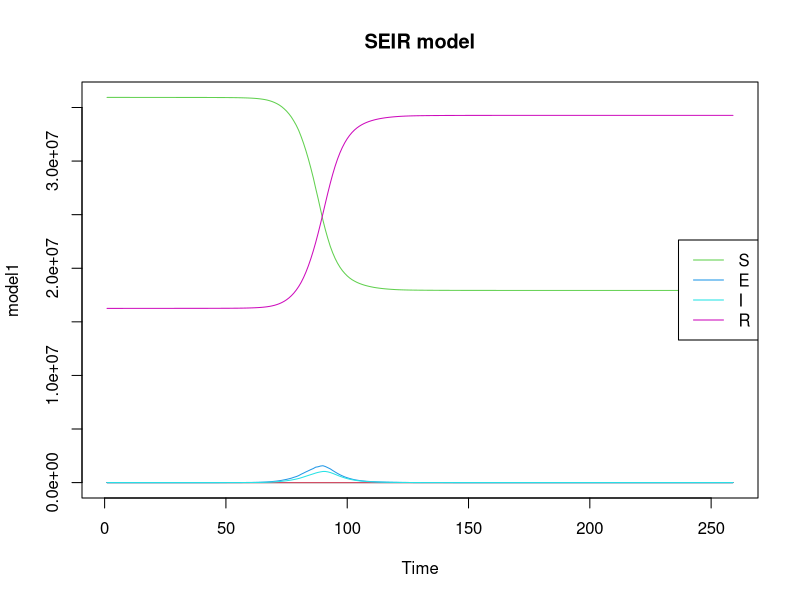
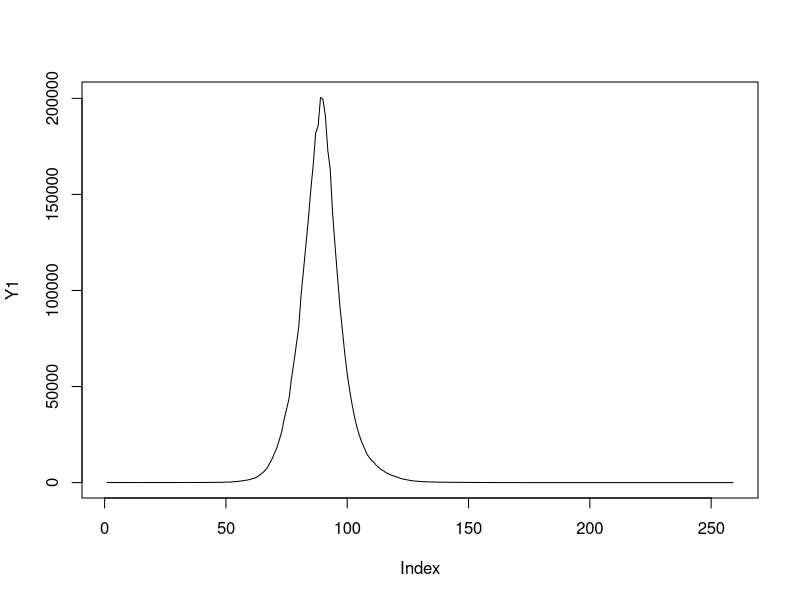

The R script that drew these images, in order:
rm(list=ls())
require(deSolve)
times <- 1:259
N=52196381
sigma <- runif(1, min = 0, max = 1)
## first, simulate a set of random deviates
e <- rnorm(n = length(times) - 1, sd = sqrt(0.01))
## now compute their cumulative sum
e <- c(0, cumsum(e))

beta<- exp(sigma*e)
write.csv(beta,"simulatebeta.csv")


# H1N1 <- function(time, current_state, params){
# 
#   with(as.list(c(current_state, params)),{
#     for(t in 1:times){
#     N <- S+E+I+R
#     dS <- -(beta[t]*S*I)/N
#     dE <- (beta[t]*S*I)/N - E/k
#     dI <- E/k - I/gamma
#     dR <- I/gamma
#    }
#     return(list(c(dS, dE, dI, dR)))
#   })
# }
H1N1 <- function(time, current_state, params){
  
  with(as.list(c(current_state, params)),{
    
      N <- S+E+I+R
      dt <- 1
      dS <- -beta[t]*S*I/N
      dE <- beta[t]*S*I/N - E/k
      dI <- E/k - I/gamma
      dR <- I/gamma
    
    return(list(c(dt, dS, dE, dI, dR)))
  })
}


params <- c(k=1.59, gamma=1.08)

library('truncnorm')
R0 <- rtruncnorm(1, a=0, b=1, mean = 0.15, sd = 0.15)
E0 <-runif(1,-16, -9)
I0 <-runif(1,-16, -9)
#x <-runif(1, -5,2)
S <- N
R <- R0*S
S <- S - R

E <- exp(E0 + log(S))
S <- S - E
I <- exp(I0 + log(S))
S <- S - I


initial_state<- c(t=1, S=S, E=E, I=I, R=R)
#initial_state <- c(t=1,S=52196380, E=1, I=0, R=0)
model1 <- ode(initial_state, times, H1N1, params)

summary(model1)

matplot(model1, type="l", lty=1, main="SEIR model", xlab="Time")
legend <- colnames(model1)[3:6]
legend("right", legend=legend, col=3:6, lty = 1)

Z1 <-model1[,4]/1.59

tau1 <- runif(1,0,1)
Y1 <-vector(length = 259)
for (i in 1:259){
  #Y1[i]<- rlnorm(1,log(Z1[i,]/5),tau1)
  Y1[i]<- rlnorm(1,log(Z1[i]/5),tau1)
}
plot(Y1,type='l')
write.csv(Y1,"simY11.csv")
write.csv(model1,"simulatestates1.csv")
